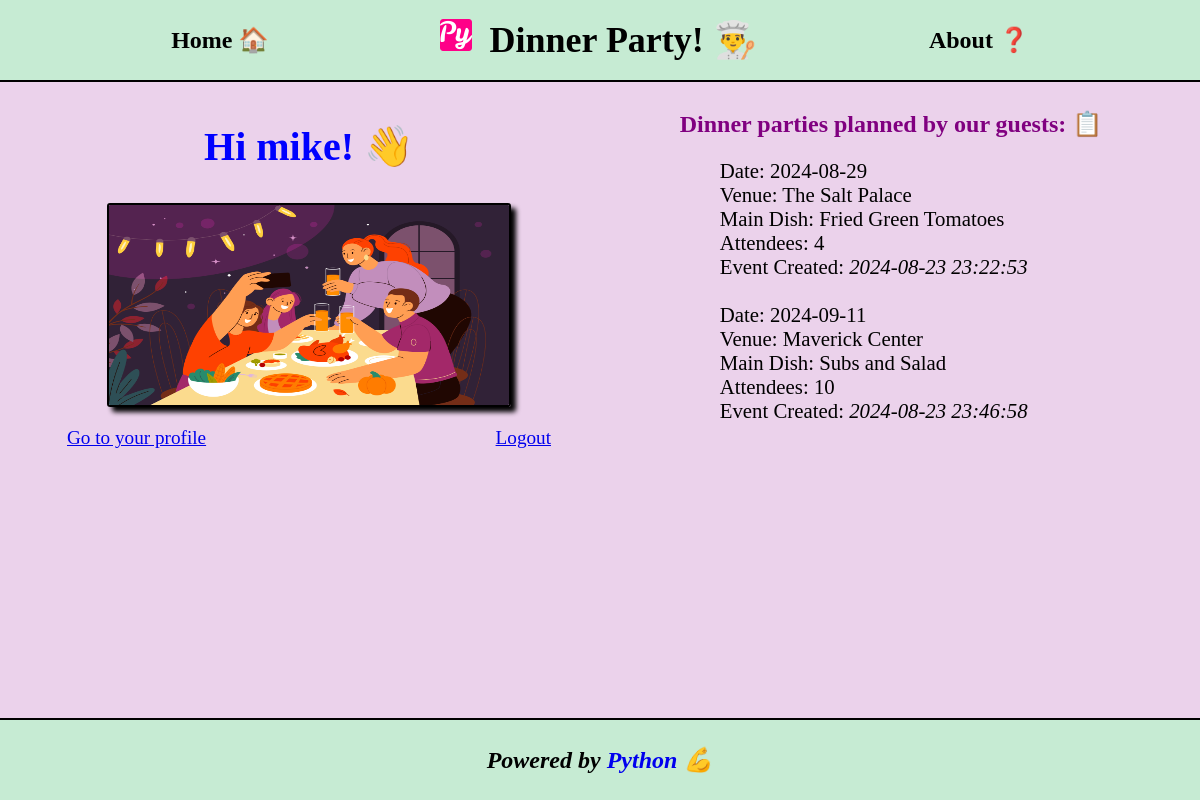
The page / (signed in) on the database its author committed.
### tables this page shows
CREATE TABLE parties
                (
                id INTEGER PRIMARY KEY,
                username TEXT NOT NULL,
                date TEXT NOT NULL,
                venue TEXT NOT NULL,
                main_dish TEXT NOT NULL,
                attendees INTEGER NOT NULL,
                created TEXT DEFAULT CURRENT_TIMESTAMP
                );

### app.py (the view, shortened to what this page needs)
@app.route('/', methods=['GET', 'POST'])
def index():
    if request.method == "GET":
        if "username" in session:
            username = session["username"]
            conn = sqlite3.connect("./data/database.db")
            curs = conn.cursor()
            parties = curs.execute("SELECT * FROM parties").fetchall()
            conn.close()
            return render_template('index.html', username=username, parties=parties)
        else:
            session.pop('_flashes', None)
            flash("Please login first.")
            return render_template("index.html")

### templates/index.html (shortened to what this page needs)
{% extends "base.html" %}
{% block content %}
{% if username %}
<section class="grid-container">
    <div>
        <h1 class="headline-h1 center">Hi {{ username }}! 👋</h1>
        <figure>
            <img src="../static/images/Dinner_Party.jpg" alt="Dinner Party" width="400px" height="200px">
        </figure>
        <span>
            <a href="/profile?username={{ username }}">Go to your profile</a>
            <a href="/logout">Logout</a>
        </span>
    </div>
    <div>
        <h2 class="center">Dinner parties planned by our guests: 📋</h2>
        <ul>
            {% for party in parties %}
            <li>Date: {{ party[2] }}</li>
            <li>Venue: {{ party[3] }}</li>
            <li>Main Dish: {{ party[4] }}</li>
            <li>Attendees: {{ party[5] }}</li>
            <li>Event Created: <i>{{ party[6] }}</i></li>
            <br>
            {% endfor %}
        </ul>
    </div>
</section>
{% endif %}
{% endblock %}

### templates/base.html (shortened to what this page needs)
<!DOCTYPE html>
<html lang="en">
<head>
    <link href="../static/css/style.css" type="text/css" rel="stylesheet">
</head>
<body>
    <nav>
        <a href="/">Home 🏠</a>
        <h1>Dinner Party! 👨‍🍳</h1>
        <a href="/about">About ❓</a>
    </nav>
    <main>
        {% block content %}
        {% endblock %}
    </main>
    <footer>
        <p>Powered by <a href='https://python.org/'>Python 💪</a></p>
    </footer>
</body>
</html>

### static/css/style.css (style rules this page uses)
body { background-color: rgb(235, 210, 235); font-family: cursive; }
nav { display: flex; position: fixed; top: 0; left: 0; right: 0; justify-content: space-evenly; justify-items: center; align-items: center; height: 80px; width: 100%; background-color: #c6ebd3; border-bottom: 2px solid black; }
nav>h1 { font-size: 36px; font-weight: bold; background-image: url("../images/logo.png"); background-repeat: no-repeat; background-position: 0px 0px; padding-left: 50px; color: black; }
nav>a { font-size: 1.5em; font-weight: 600; margin: 5px; padding: 5px; color: black; text-decoration: none; }
main { position: relative; top: 80px; margin: 10px 10px 100px 10px; }
h1 { color: blue; }
h2 { color: purple; }
ul { font-size: 1.3em; list-style-type: none; }
figure>img { border: 2px solid black; border-radius: 3px; box-shadow: 5px 5px 5px black; }
span { display: flex; justify-content: space-between; justify-items: center; align-items: center; gap: 20px; font-size: 1.2em; }
.center { text-align: center; margin-left: auto; margin-right: auto; }
.headline-h1 { font-size: 2.5em; font-weight: 600; }
.grid-container { display: grid; grid-template-columns: repeat(2, 1fr); justify-content: center; justify-items: center; align-items: flex-start; }
footer { display: flex; position: fixed; bottom: 0; left: 0; right: 0; height: auto; justify-content: center; justify-items: center; align-items: center; height: 80px; width: 100%; background-color: #c6ebd3; border-top: 2px solid black; }
footer>p { font-size: 1.5em; font-weight: 600; font-style: italic; color: black; }
footer>p>a { text-decoration: none; }

### rows shown on the page
parties: username "mike", date "2024-08-29", venue "The Salt Palace", main_dish "Fried Green Tomatoes", attendees "4", created "2024-08-23 23:22:53"
parties: date "2024-09-11", venue "Maverick Center", main_dish "Subs and Salad", attendees "10", created "2024-08-23 23:46:58"
